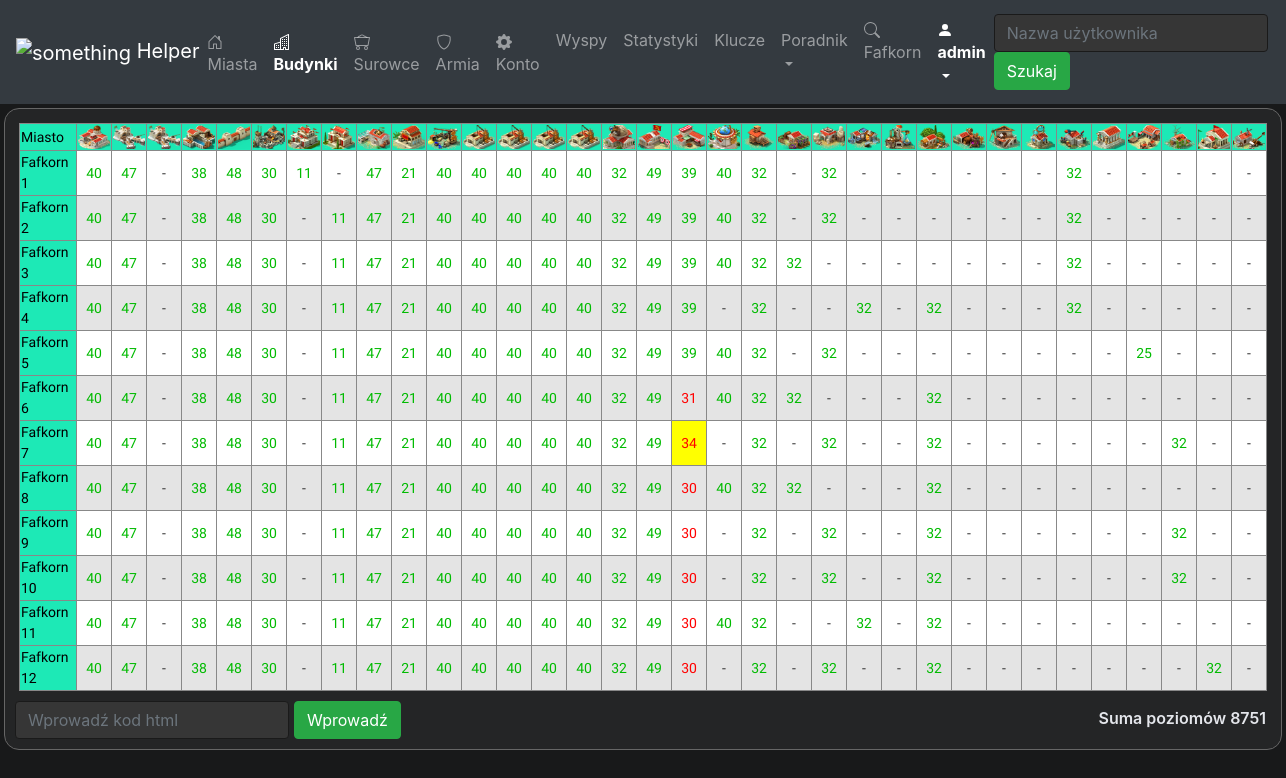
The app's page /users/buildings/1 (signed in), older data.
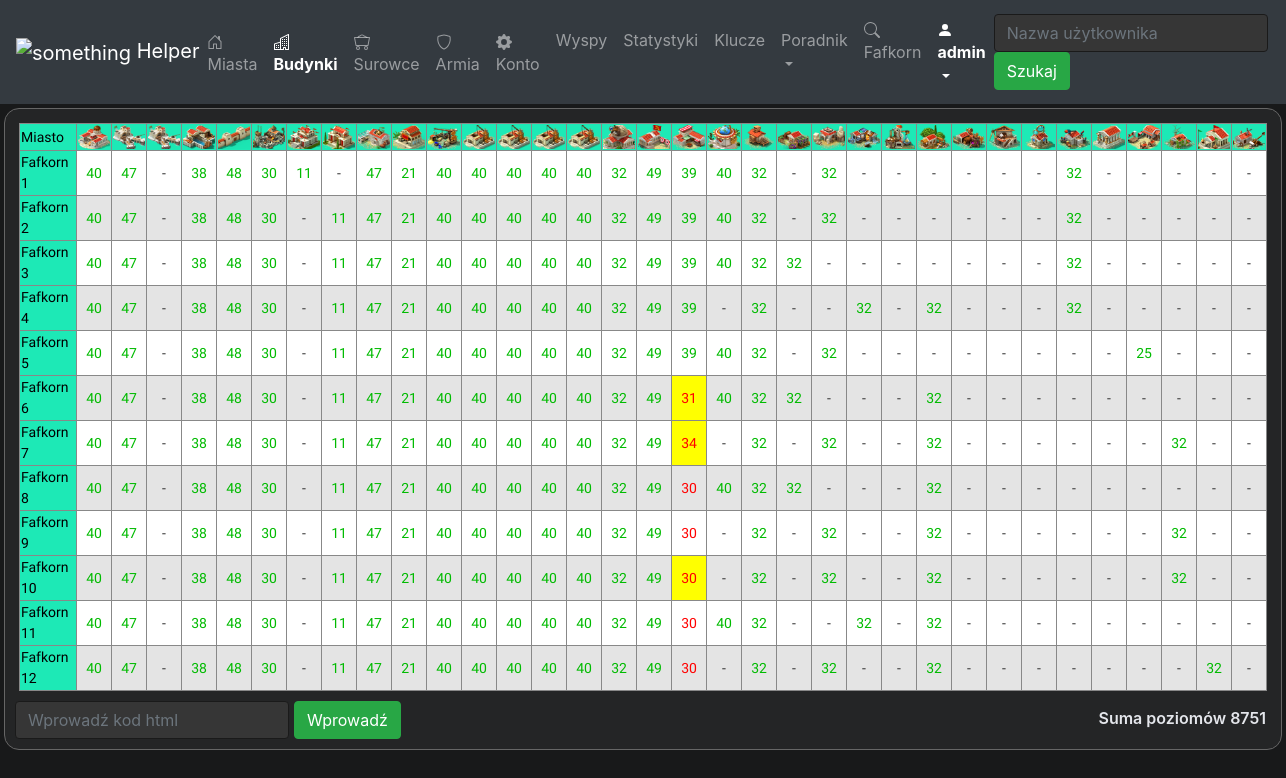
The same page, newer data.
### mysite/helper/views/user_buildings.py (the view)
# urls.py: path('users/buildings/<int:user_id>', user_buildings.get_user_buildings, name='user_buildings'),
@login_required(login_url='helper:login')
def get_user_buildings(request, user_id):
    user = get_object_or_404(User, pk=user_id)
    buildings = Building.objects.order_by('order')
    towns = Town.objects.filter(user__id=user_id)
    level_sum = get_sum_of_buildings_level(towns)
    building_instances = get_building_instances(towns)
    context = {
        'user': user,
        'buildings': buildings,
        'towns': towns,
        'level_sum': level_sum,
        'building_instances': building_instances,
        'selected_building': get_selected_building(request),
        'nav_active': 'user_buildings',
        'title': 'Budynki - ' + user.user_name
    }
    return render(request, 'helper/user_buildings.html', context)

### mysite/helper/views/user_buildings.py (called while the page is built)
def get_building_instances(towns):
    return [BuildingInstance.objects.filter(building_town=town).order_by('building_type__order') for town in towns]

def get_sum_of_buildings_level(towns):
    if len(towns) > 0:
        return BuildingInstance.objects.filter(building_town__user__id=towns[0].user.id).aggregate(Sum('level'))['level__sum']
    else:
        return 0

def get_selected_building(request):
    if 'selected_building' in request.GET:
        building_id = request.GET['selected_building']
        if building_id is not None:
            return BuildingInstance.objects.get(pk=building_id)
    return None

### mysite/helper/templates/helper/user_buildings.html (shortened to what this page needs)
{% extends "base.html" %}
{% load static %}
{% block head %}
        <link rel="stylesheet" type="text/css" href="{% static 'helper/user_buildings.css' %}">
{% endblock %}
{% block content %}
    {% load widget_tweaks %}
    {% include "helper/navigation.html" %}
<div class="content-div">
    <div class="tile">
        <table class="table-bordered">
          <tr>
            <th>Miasto</th>
              {% for building in buildings %}
            <th><img src="{{building.image_icon_path.url}}" alt="img" width="32px" height="24"></th>
              {% endfor %}
          </tr>
         {% for town in building_instances %}
         <tr>
                  <th title="[{{town.0.building_town.island.x}}:{{town.0.building_town.island.y}}]">{{town.0.building_town.town_name}}</th>
                  {% for building_instance in town %}
                        {% if building_instance.level > 0%}
                            <td is_upgrading="{{building_instance.is_upgraded}}" class="developing_td"  style="text-align:center;">
                                <a class="building-a" href="{% url 'helper:user_buildings' user.id %}?selected_building={{building_instance.id}}">
                                {% if building_instance.level == building_instance.building_type.max_level %}
                                <div class="max-level">
                                  {{building_instance.level}}
                                </div>
                                {% else %}
                                <div class="not-max-level">
                                  {{building_instance.level}}
                                </div>
                                {% endif %}
                                </a>
                            </td>
                        {% else %}
                            <td style="text-align:center;">
                                <a class="building-a" href="{% url 'helper:user_buildings' user.id %}?selected_building={{building_instance.id}}">
                                    <div class="level-div">
                                        -
                                    </div>
                                </a>
                            </td>
                        {% endif %}
                {% endfor %}
           </tr>
             {% endfor %}
        </table>
        <div style="display: flex; margin-top: 10px; justify-content: space-between;">
            <div>
                <form action="{% url 'helper:web_scrap_town' %}" method="post" style="display: flex">
                    <input class="form-control" type="text" name="html" placeholder="Wprowadź kod html" />
                    <button id="submit-html" class="btn btn-success" type="submit">Wprowadź</button>
                </form>
            </div>
            <div id="sum-div">Suma poziomów {{level_sum}}</div>
        </div>
    </div>
</div>
{% endblock %}

Row changes from the older to the newer data that the page shows:
changed BuildingInstance (number 188 of 408 on the later page): is_upgraded False → True (drawn)
changed BuildingInstance (number 324 of 408 on the later page): is_upgraded False → True (drawn)
